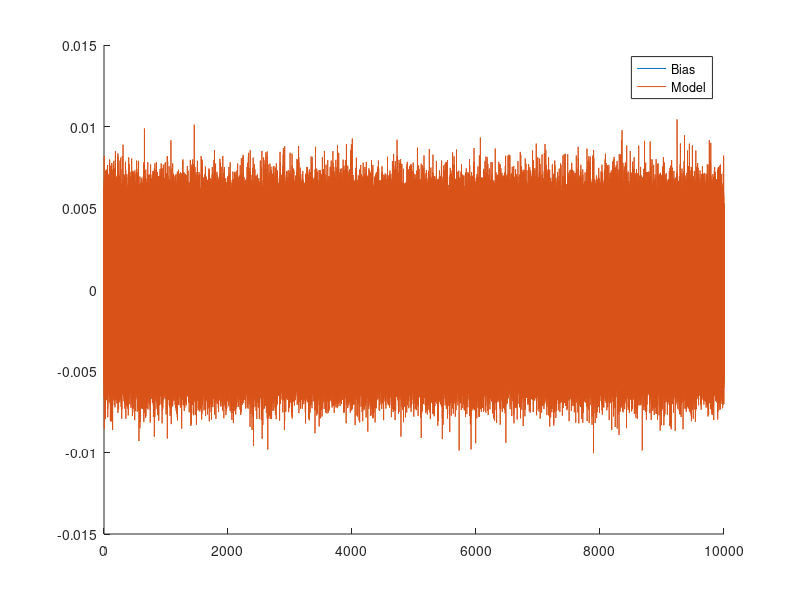

MATLAB code to generate this figure:
clear;

sigb2 = (1.2e-6)^2; % (rad^2)/(s^4)/Hz
sigw2 = (20.57*(1/3600)*(pi/180))^2; % (rad^2)/(s^2)/Hz
taub = 657.02; % s


T = 1/400;

sigwd2 = 1/T*sigw2; % Assuming v is band-limited to 1/(2*T)
sigbd2 = T*sigb2; % Assuming taub >> T

phid = exp(-1/taub*T);

t = 0:T:1e4;
N = length(t);

w = mvnrnd(0, sigbd2, N)';
v = mvnrnd(0, sigwd2, N)';

x = zeros(size(t));

for iii = 1:(length(t) - 1)
    x(iii + 1) = phid*x(iii) + w(iii);
end

z = x + v;

figure(1);
clf;
hold on;
plot(t, x);
plot(t, z);

legend('Bias', 'Model');